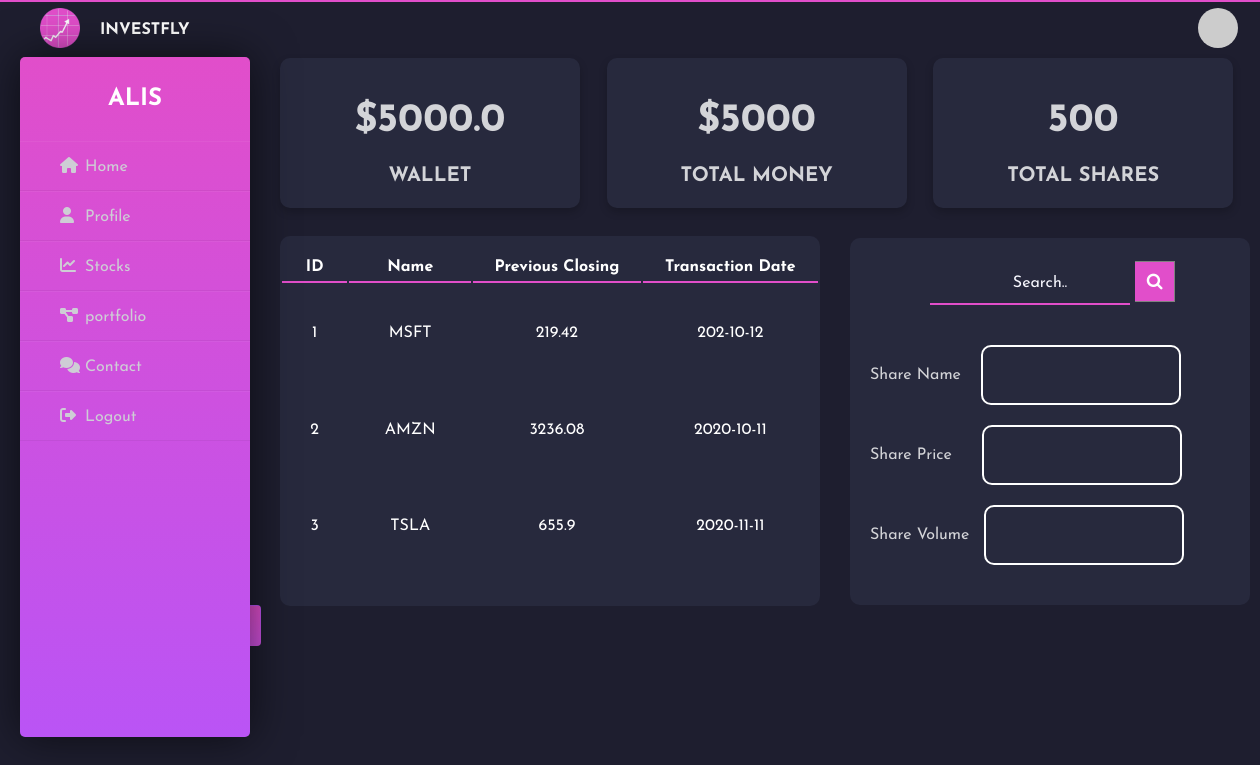
Screenshot of /dashboard (signed in) with the database file from the repository.
### app/models.py (models this page shows, shortened)
class user_login(UserMixin, db.Model):
    id = db.Column(db.Integer, primary_key=True, nullable=False)
    username = db.Column(db.String(64), index=True, unique=True, nullable=False)
    email = db.Column(db.String(120), index=True, unique=True, nullable=False)
    password_hash = db.Column(db.String(128))
    def avatar(self, size):
        digest = md5(self.email.lower().encode('utf-8')).hexdigest()
        return 'https://www.gravatar.com/avatar/{}?d=identicon&s={}'.format(digest, size)

class wallet(db.Model):
    id = db.Column(db.Integer, primary_key=True, nullable=False)
    user_id = db.Column(db.Integer, db.ForeignKey('user_login.id',onupdate='CASCADE',ondelete='CASCADE'),unique=True, nullable=False)
    balance = db.Column(db.Float)

class stock(db.Model):
    id = db.Column(db.Integer, primary_key=True, nullable=False)
    stock_name = db.Column(db.String, nullable=False)
    quantity = db.Column(db.Integer, nullable=False)
    curr_price = db.Column(db.Float, nullable=False)
    transaction_date = db.Column(db.String, nullable=False)
    user_id = db.Column(db.Integer, db.ForeignKey('user_login.id',onupdate='CASCADE',ondelete='CASCADE'), nullable=False)
    def get_list(self):
        return [self.id, self.stock_name, self.curr_price, self.transaction_date]

### app/routes.py (the view)
@app.route('/dashboard', methods = ['GET', 'POST'])
@login_required
def dashboard():
    search_s = SearchForm()
    search_results = ['', '']
    user = user_info.query.filter_by(id=current_user.id).first_or_404()
    u_wallet = wallet.query.filter_by(user_id=current_user.id).first_or_404()
    headings = ['ID', 'Name', 'Previous Closing', 'Transaction Date']
    user_stocks = stock.query.filter_by(user_id=current_user.id).all()
    data = []
    for i in range(len(user_stocks)):
        data.append(user_stocks[i].get_list())
    if search_s.validate_on_submit():
        ticker = yf.Ticker(search_s.search.data)
        ticker_info = ticker.info
        search_results = [search_s.search.data, ticker_info['previousClose'], ticker_info['volume']]
    return render_template('dashboard.html', wallet=u_wallet ,data=data , headings=headings, results=search_results, searches=search_s)

### app/forms.py
class SearchForm(FlaskForm):
    search = StringField('Search..')
    submit = SubmitField('Search')

### app/models.py (called while the page is built)
@app.before_request
def before_request():
    session.permanent = True
    app.permanent_session_lifetime = timedelta(seconds=600)

@login.user_loader
def load_user(id):
    return user_login.query.get(int(id))

### app/templates/dashboard.html (shortened to what this page needs)
{% extends "base2.html" %}
{% block head %}
  <link rel= "stylesheet" type= "text/css" href= "{{url_for('static',filename='css/dashboard.css')}}">
  <link rel= "stylesheet" type= "text/css" href= "{{url_for('static',filename='css/sell.css')}}">
  <link rel="stylesheet" href="https://cdnjs.cloudflare.com/ajax/libs/font-awesome/4.7.0/css/font-awesome.min.css">
{% endblock %}
{% block content %}
<div class="row">
    <div class="column">
      <div class="card">
        <div class="container">
        <h1><b>${{ wallet.balance }} </b></h1>
        <h3><b>WALLET</b></h3>
      </div>
    </div>
    </div>
     <div class="column">
      <div class="card">
        <div class="container">
        <h1><b>$5000</b></h1>
        <h3><b>TOTAL MONEY</b></h3>
      </div>
     </div>
    </div>
     <div class="column">
      <div class="card">
        <div class="container">
        <h1><b>500</b></h1>
        <h3><b>TOTAL SHARES</b></h3>
      </div>
    </div>
  </div>
</div>
<div class="search-box">
  <form action="" method="post" >
  <div class="shares">
    <div class="example">
      <input type="text" name="search" placeholder="Search..">
      <button type="submit"><i class="fa fa-search"></i></button>
  </form>
</div>
<div class="data">
  <label class=label1 for="fname">Share Name</label>
  <input class="items" type="text" name="Share Name" placeholder="{{ results[0]}}" disabled>
</div>
<div class="data">
  <label class=label2 for="fname">Share Price</label>
  <input class="items" type="text" name="Share Name" placeholder="{{ results[1]}}" disabled>
</div>
<div class="data">
  <label class=label3 for="fname">Share Volume</label>
  <input class="items" type="text" name="Share Name" placeholder="{{ results[2]}}" disabled>
</div>
<button id="myBtn" class="btn btn-fill btn-primary">BUY</button>
  <div class=row1>
  <table class="table">
    <tr class="tab_head">
        {% for header in headings %}
        <th class="tab_b">{{ header }}</th>
        {% endfor %}
    </tr>
    {% for row in data %}
    <tr>
        {% for cell in row %}
        <td class="tab_body">{{ cell }}</td>
        {% endfor %}
    </tr>
    {% endfor %}
 </table>
  </div>
{% endblock %}

### app/templates/base2.html (shortened to what this page needs)
<!DOCTYPE html>
<html lang="en">
<head>
	<link rel= "stylesheet" type= "text/css" href= "{{url_for('static',filename='css/base2.css')}}">
    {% block head %}{% endblock %}
</head>
<body>
<div class="wrapper">
    <img class="img" src="{{url_for('static',filename='img/logo1.png')}}" width="40" height="40" alt="" loading="lazy">
    <div class="header">
        <h4>INVESTFLY</h4>
    </div>
    <img class="user" src="{{current_user.avatar(128)}}" width="40" height="40" alt="" loading="lazy">
    <div class="sidebar">
        <h2>{{current_user.username}}</h2>
        <ul>
            <li><a href="{{ url_for('home_page' )}}"><i class="fas fa-home"></i>Home</a></li>
            <li><a href="{{ url_for('profile') }}"><i class="fas fa-user"></i>Profile</a></li>
            <li><a href="#"><i class="fas fa-chart-line"></i>Stocks</a></li>
            <li><a href="{{ url_for('portfolio') }}"><i class="fas fa-project-diagram"></i>portfolio</a></li>
            <li><a href="#"><i class="fas fa-comments"></i>Contact</a></li>
            <li><a href="{{ url_for('logout') }}"><i class="fas fa-sign-out-alt"></i>Logout</a></li>
        </ul>
    </div>
</div>
{% block content%}
{% endblock %}
</body>
</html>

### app/Static/css/base2.css (style rules this page uses)
* { margin: 0; padding: 0; box-sizing: border-box; list-style: none; text-decoration: none; font-family: 'Josefin Sans', sans-serif; }
::placeholder { color:ghostwhite; }
body { background-color: rgb(2, 11, 37); }
.wrapper { border-top: 2px solid #e14eca; width: 100%; display: flex; position: relative; }
.wrapper .sidebar { margin-left: 20px; margin-top: 55px; width: 230px; height: 85%; background: #ba54f5; background: -webkit-linear-gradient(0deg, #ba54f5 0%, #e14eca 100%); background: -o-linear-gradient(0deg, #ba54f5 0%, #e14eca 100%); background: -moz-linear-gradient(0deg, #ba54f5 0%, #e14eca 100%); background: linear-gradient(0deg, #ba54f5 0%, #e14eca 100%); padding: 30px 0px; position: fixed; border-radius: 5px; box-shadow: 0px 0px 45px 0px rgba(0, 0, 0, 0.6); display: block; overflow: auto; }
.wrapper .sidebar h2 { color: #fff; text-transform: uppercase; text-align: center; margin-bottom: 30px; }
.wrapper .sidebar ul li { padding: 15px; border-bottom: 1px solid #bdb8d7; border-bottom: 1px solid rgba(0,0,0,0.05); border-top: 1px solid rgba(255,255,255,0.05); }
.wrapper .sidebar ul li a { margin-left: 25px; color: #cecdd5; display: block; }
.wrapper .sidebar ul li a .fas { width: 25px; }
.wrapper .header { padding-top: 20px; background: #1e1e2f; color: white; text-transform: uppercase; text-align: center; margin-left: 20px; }
.wrapper .img { margin-top: 6px; margin-left: 40px; }
.wrapper .user { border-radius: 50%; margin-left: 80% ; margin-top: 6px; }

### app/Static/css/dashboard.css (style rules this page uses)
body { background-color: #1e1e2f; }
.card { box-shadow: 0 4px 8px 0 rgba(0,0,0,0.2); transition: 0.3s; width:300px; height: 150px; border-radius: 10px; background: #27293d; }
.container { padding-top:40px; padding-bottom:1px; text-align:center; }
h1 { font-family: "Monaco",monospace; font-size:40px; color: rgba(255, 255, 255, 0.8); padding-bottom: 20px; }
h3 { font-family: "Georgia",Serif; font-size:20px; color: rgba(255, 255, 255, 0.8); }
.column { float: left; width: 33.33%; }
.row:after { content: ""; display: table; clear: both; }
.row { margin-left: 280px; margin-top: 10px; }
.shares { overflow: hidden; background-color: #27293d; width: 400px; padding-bottom: 30px; padding-top: 15px; border-radius: 10px; }
label { margin-left: 20px; color:rgba(255, 255, 255, 0.8); }
.label1 { margin-right: 15px; }
.label2 { margin-right: 25px; }
.label3 { margin-right: 10px; }
.shares .data { padding-top: 10px; margin-bottom: 10px; }
.items { border-radius: 10px; padding: 20px; width: 200px; border: 2px solid white; }
.example input[type=text] { width: 200px; margin-top: 10px; margin-bottom: 30px; margin-left: 20%; box-sizing: border-box; font-size: 16px; background-color: #27293d; background-position: 10px 10px; background-repeat: no-repeat; padding: 12px 20px 12px 40px; border-top: transparent; border-left: transparent; border-right: transparent; border-bottom: 2px solid #e14eca; }
.example button { width: 40px; padding: 10px; background: #e14eca; color: white; font-size: 17px; border: 1px solid grey; border-left: none; cursor: pointer; }
input,select,textarea { text-align: center; background-color: #27293d; font-size: medium; color: grey; }
.search-box { margin-left:850px; margin-top: 30px; }
.table { overflow: hidden; background-color: #27293d; width: 540px; padding-bottom: 30px; padding-top: 15px; border-radius: 10px; height: 370px; }
.row1 { margin-left: 280px; margin-top: -410px; }
.tab_body { color: white; padding: 20px; text-align: center; }
.tab_head { color: white; }
.tab_b { border-bottom: 2px solid #e14eca; }
.btn { display: inline-block; margin-left: 170px; font-weight: 600; color: #525f7f; text-align: center; vertical-align: middle; user-select: none; background-color: transparent; border: 1px solid transparent; padding: 10px 30px; font-size: 0.875rem; line-height: 1.35em; border-radius: 0.25rem; transition: color 0.15s ease-in-out, background-color 0.15s ease-in-out, border-color 0.15s ease-in-out, box-shadow 0.15s ease-in-out; }
.btn-primary { background: #e14eca; background-image: -webkit-linear-gradient(to bottom left, #e14eca, #ba54f5, #e14eca); background-image: -o-linear-gradient(to bottom left, #e14eca, #ba54f5, #e14eca); background-image: -moz-linear-gradient(to bottom left, #e14eca, #ba54f5, #e14eca); background-image: linear-gradient(to bottom left, #e14eca, #ba54f5, #e14eca); background-size: 210% 210%; background-position: top right; background-color: #e14eca; transition: all 0.15s ease; box-shadow: none; color: #ffffff; }

### rows the page displays
user_login: username "ALIS"
wallet: balance "5000.0"
stock: row "1", stock_name "MSFT", curr_price "219.42", transaction_date "202-10-12"
stock: row "2", stock_name "AMZN", curr_price "3236.08", transaction_date "2020-10-11"
stock: row "3", stock_name "TSLA", curr_price "655.9", transaction_date "2020-11-11"

### other values shown
{{ header }} "ID" "Name" "Previous Closing" "Transaction Date"
